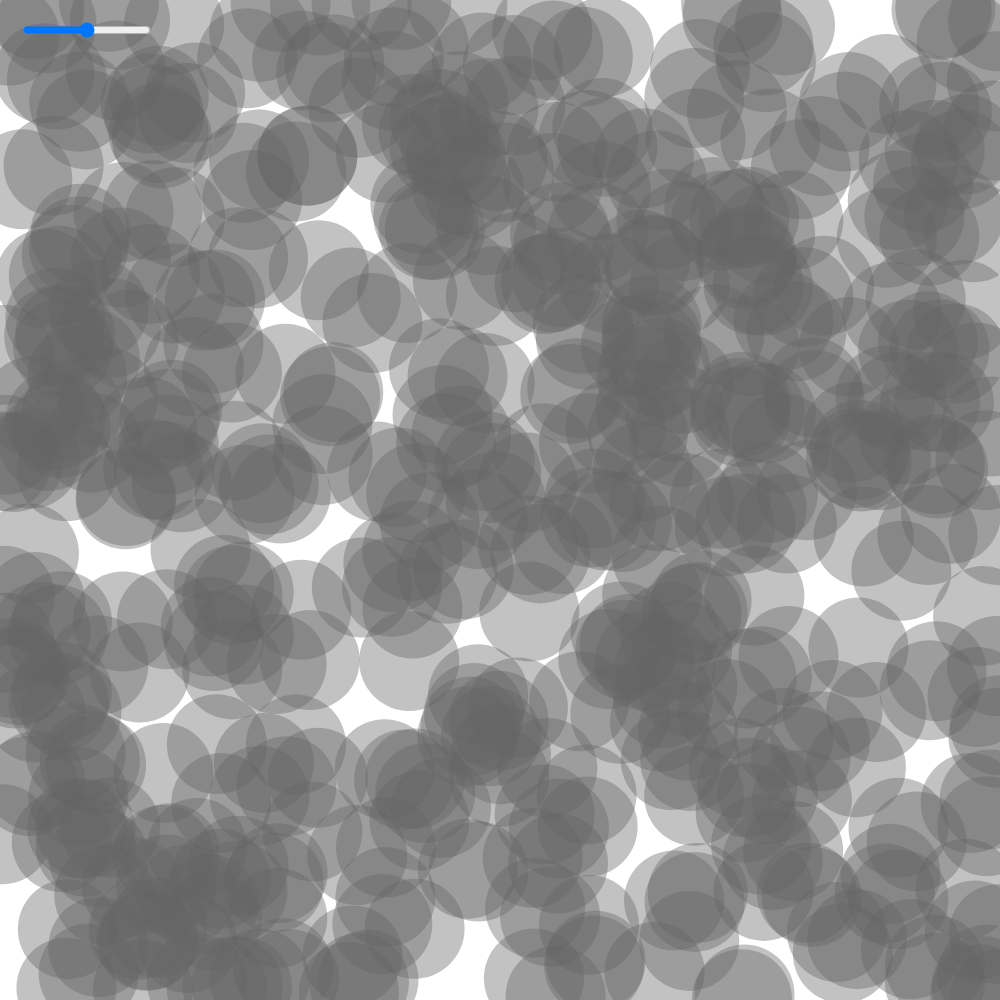
Frame 1 (no input)
Frame 60 (no input): identical to frame 1, image omitted
Frame 120 (the mouse pressed at the canvas centre since frame 60): identical to frame 1, image omitted

The p5.js sketch that drew this single still picture (run headless with seeded random() and noise() and a simulated clock; from frame 60 on, the mouse is pressed at the canvas centre):

// p5.js sketch
// ── sketch.js
var multiBubbles = [];

var bubbleSlider;
var prevBubbleSlider;

var sliderMax = 1000;

function setup() {
  createCanvas(1000, 1000);
  //bubble0 = new bubbles(random(width), random(height), 100);
  for (var i = 0; i < sliderMax/2; i++) {
    var newBubble = new bubbles(random(width), random(height), 100);
    multiBubbles.push(newBubble);
  }
  noStroke();

  bubbleSlider = createSlider(0, sliderMax, sliderMax / 2);
  bubbleSlider.position(20, 20);
}

function draw() {
  background(255);

  var currentBubbleSlider = bubbleSlider.value();


  console.log(currentBubbleSlider);
  if (currentBubbleSlider != prevBubbleSlider) {

    var change = currentBubbleSlider - prevBubbleSlider;
    if (change > 0) {

      for (var i = 0; i < abs(change); i++) {
        var newBubble = new bubbles(random(width), random(height), 100);
        multiBubbles.push(newBubble);
      }

    } else {
      for (var i = 0; i < abs(change); i++) {
        multiBubbles.pop();
      }

    }

    prevBubbleSlider = currentBubbleSlider;

  }

  for (var i = 0; i < multiBubbles.length; i++) {

    multiBubbles[i].display();

  }

}

function bubbles(tempX, tempY, tempDiameter) {

  this.x = tempX;
  this.y = tempY;
  this.diameter = tempDiameter;
  this.counter = 100;


  this.display = function() {
    fill(100, this.counter);
    ellipse(this.x, this.y, this.diameter, this.diameter);
  }



}
